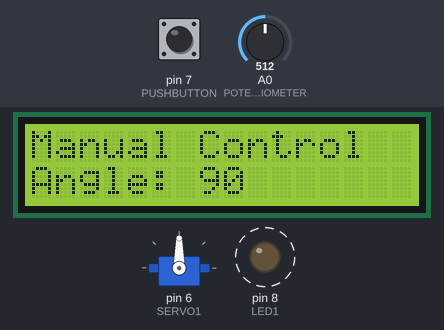
This sketch was run on a simulated Arduino Uno, built with avr-gcc and run on an emulated ATmega328P. On the bench: 16×2 character LCD, servo, output pins drawn as LEDs (lit = HIGH). Dashed ring = blinking. The test bench sets the inputs (shaded band); at power-on: pin 7 (PUSHBUTTON) HIGH, A0 (POTENTIOMETER) = 512.

Above: at 1.2 s.
1.3 s: pin 7 (PUSHBUTTON) pulled LOW for 0.15 s
At 3.5 s:
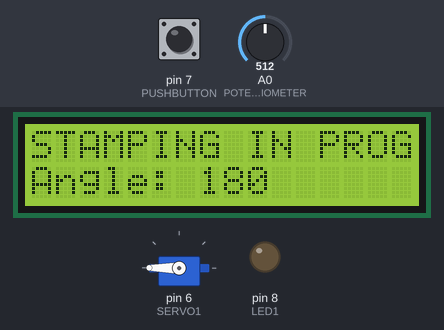
5.0 s: A0 (POTENTIOMETER) set to 900
At 7.84 s:
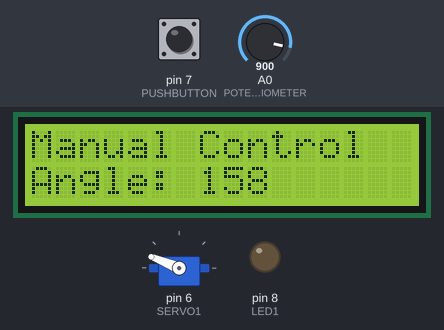
8.0 s: A0 (POTENTIOMETER) set to 306
At 9.5 s:
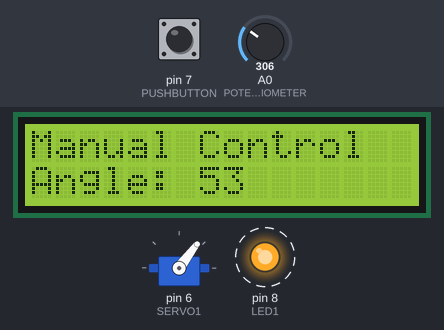
11.0 s: A0 (POTENTIOMETER) set to 122
At 12.2 s:
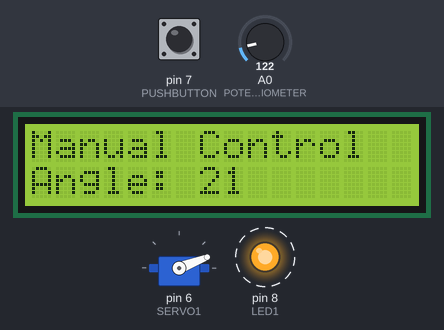
14.0 s: pin 7 (PUSHBUTTON) pulled LOW for 1 s
At 14.19 s:
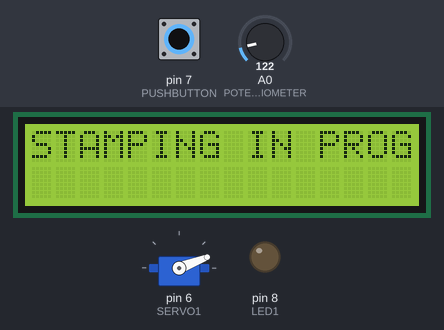
Timing chart, 0 to 17.5 s (numbered marks = the images above; inputs shaded):
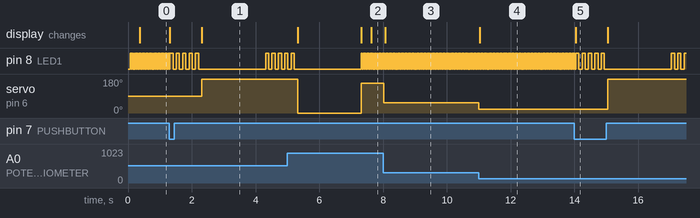

Measured:
- after the input at 1.3 s, servo on pin 6 (SERVO1): 90° → 180° after 1.0 s; the display: first changes at once (image 1 shows a later state)
- after the input at 8.0 s, servo on pin 6 (SERVO1): 158° → 53° at once; the display: changes after 0.06 s (image 3)
- after the input at 11.0 s, servo on pin 6 (SERVO1): 53° → 21° at once; the display: changes at once (image 4)
- after the input at 14.0 s, servo on pin 6 (SERVO1): 21° → 180° after 1.0 s; the display: changes at once (image 5)

The sketch:

TASK3.ino
```cpp
// DEINE PACKAGES
#include <LiquidCrystal.h>
#include <Servo.h>

// DEFINE PINS, EASY FOR PROTOTYPING AND DEBUGGING
const int SERVO1  = 6;
const int POTENTIOMETER    = A0;
const int PUSHBUTTON = 7;
const int LED1    = 8;

// CREATE NEW LCD INSTANCE
LiquidCrystal lcd(12, 11, 5, 4, 3, 2);
// CREATE SERVO INSTANCE
Servo motor;

// INIT SETUP
void setup() {
  lcd.begin(16, 2); // START LCD WITH 16X2 GRID
  motor.attach(SERVO1); // REFERENCE PIN D6 TO MOTOR

  pinMode(PUSHBUTTON, INPUT_PULLUP);
  pinMode(LED1, OUTPUT);

  lcd.clear(); // CLEAR LCD
}

// CODE LOOP
void loop() {

  // HANDLE BUTTON PRESS
  if (digitalRead(PUSHBUTTON) == LOW) {
    lcd.clear();
    lcd.print("STAMPING IN PROG");

    // MOVE THE SERVO BY 180 DEGREES & FLASH LED
    // BELOW, FLASH LED
    for (int i = 0; i < 5; i++) {
      digitalWrite(LED1, HIGH);
      delay(100);
      digitalWrite(LED1, LOW);
      delay(100);
    }

    motor.write(180); // MOVE SERVO
    lcd.setCursor(0, 1);
    lcd.print("Angle: 180");
    delay(2000);

    // MOVE THE SERVO BY 180 DEGREES & FLASH LED
    // BELOW, FLASH LED
    for (int i = 0; i < 5; i++) {
      digitalWrite(LED1, HIGH);
      delay(100);
      digitalWrite(LED1, LOW);
      delay(100);
    }

    motor.write(0); // MOVE SERVO BACK TO 0 DEGREES
    lcd.setCursor(0, 1);
    lcd.print("Angle: 0    ");
    delay(2000);

    lcd.clear();
    return;
  }

  // HANDLE POTENTIOMETER ADJUSTMENTS
  int angle = map(analogRead(POTENTIOMETER), 0, 1023, 0, 180); // MAP THE POTENTIOMETER RANGE TO 0 -> 180. (DEGREES)
  motor.write(angle);

  if (angle == 0) {
    lcd.clear();
    digitalWrite(LED1, LOW);
    return;
  }

  // FLASH LED
  digitalWrite(LED1, HIGH);
  delay(30);
  digitalWrite(LED1, LOW);

  // UPDATE DISPLAY
  lcd.setCursor(0, 0);
  lcd.print("Manual Control ");

  lcd.setCursor(0, 1);
  lcd.print("Angle: ");
  lcd.print(angle);
  lcd.print("   ");

  delay(20);
}
```
